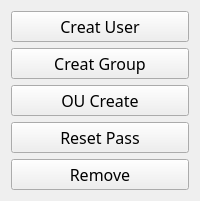
          <widget class="QWidget" name="tabWidgetPage2">
           <attribute name="title">
            <string/>
           </attribute>
           <layout class="QVBoxLayout" name="verticalLayout">
            <item>
             <widget class="QPushButton" name="user_creator">
              <property name="font">
               <font>
                <family>Droid Sans</family>
                <pointsize>12</pointsize>
               </font>
              </property>
              <property name="text">
               <string>Creat User</string>
              </property>
             </widget>
            </item>
            <item>
             <widget class="QPushButton" name="create_group">
              <property name="font">
               <font>
                <family>Droid Sans</family>
                <pointsize>12</pointsize>
               </font>
              </property>
              <property name="text">
               <string>Creat Group</string>
              </property>
             </widget>
            </item>
            <item>
             <widget class="QPushButton" name="ou_launch">
              <property name="font">
               <font>
                <family>Droid Sans</family>
                <pointsize>12</pointsize>
               </font>
              </property>
              <property name="text">
               <string>OU Create</string>
              </property>
             </widget>
            </item>
            <item>
             <widget class="QPushButton" name="pushButton_4">
              <property name="font">
               <font>
                <family>Droid Sans</family>
                <pointsize>12</pointsize>
               </font>
              </property>
              <property name="text">
               <string>Reset Pass</string>
              </property>
             </widget>
            </item>
            <item>
             <widget class="QPushButton" name="pushButton_3">
              <property name="font">
               <font>
                <family>Droid Sans</family>
                <pointsize>12</pointsize>
               </font>
              </property>
              <property name="text">
               <string>Remove</string>
              </property>
             </widget>
            </item>
           </layout>
          </widget>
